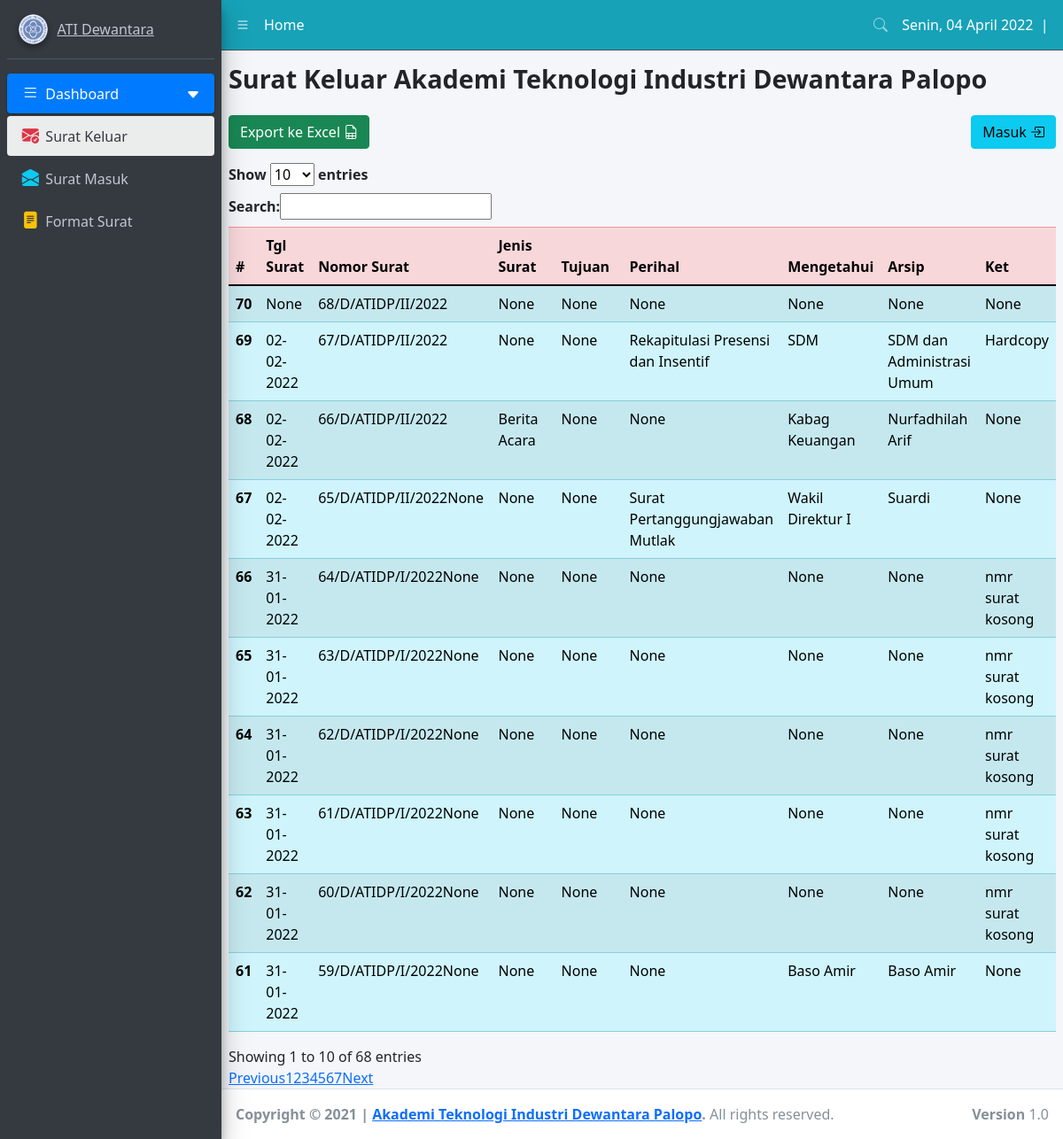
Page /surat-keluar/ on the earlier database version.
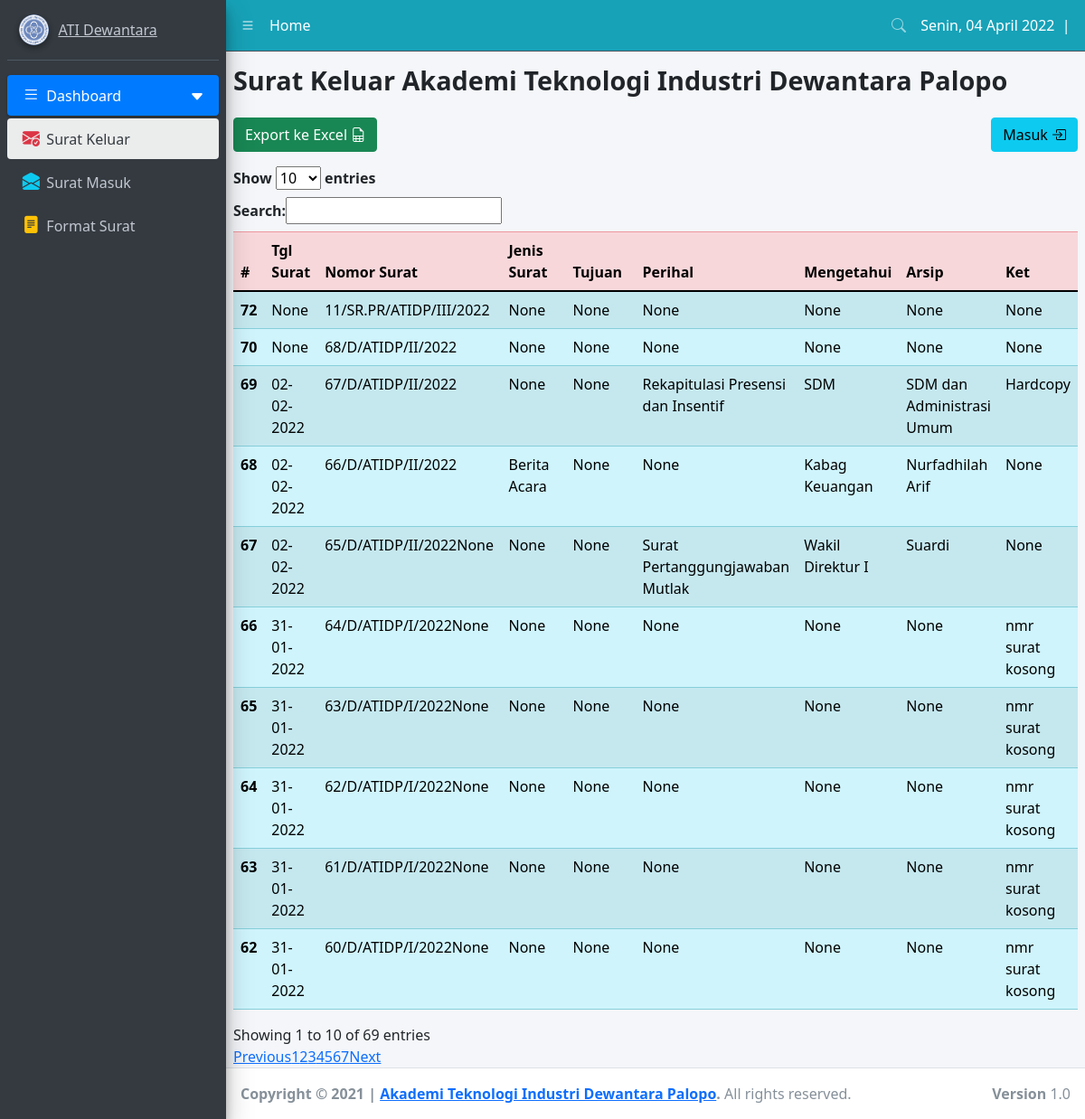
Same page on the later database version.
### websurat/models.py (models this page shows, shortened)
class Surat(models.Model):
    pilihan = (
        ('/D/ATIDP/', 'Direktur'),
        ('/WD/ATIDP/', 'Wakil Direktur'),
        ('/TMS/ATIDP/', 'Mesin Otomotif'),
        ('/TSP/ATIDP/', 'Teknik Sipil'),
        ('/ELK/ATIDP/', 'Teknik Elektronika'),
        ('/AKD/ATIDP/', 'Akademik'),
        ('/KMS/ATIDP/', 'Kemahasiswaan'),
        ('/LPM/ATIDP/', 'LPM'),
        ('/LPPM/ATIDP/', 'LPPM'),
        ('/SR.PR/ATIDP/', 'Sarana Prasarana'),
        ('/KJS/ATIDP/', 'Kerja Sama'),
        ('/SDM/ATIDP/', 'Sumber Daya Manusia'),
        ('/ADM/ATIDP/', 'Administrasi Umum'),
        ('/PMB/ATIDP/', 'PMB'),
    )
    bulan = (
        ('I/'+str(waktu.year), 'I'),
        ('II/'+str(waktu.year), 'II'),
        ('III/'+str(waktu.year), 'III'),
        ('IV/'+str(waktu.year), 'IV'),
        ('V/'+str(waktu.year), 'V'),
        ('VI/'+str(waktu.year), 'VI'),
        ('VII/'+str(waktu.year), 'VII'),
        ('VIII/'+str(waktu.year), 'VIII'),
        ('IX/'+str(waktu.year), 'IX'),
        ('X/'+str(waktu.year), 'X'),
        ('XI/'+str(waktu.year), 'XI'),
        ('XII/'+str(waktu.year), 'XII'),
    )
    tgl_surat = models.CharField(max_length=50, null=True, blank=True)
    nomor_surat = models.CharField(max_length=4, null=True, unique=True)
    kode_surat = models.CharField(max_length=50, null=True, choices=pilihan)
    bulan_surat = models.CharField(max_length=50, null=True, choices=bulan)
    jenis_surat = models.CharField(max_length=50, null=True, blank=True)
    tujuan = models.CharField(max_length=50, null=True, blank=True)
    perihal = models.CharField(max_length=200, null=True, blank=True)
    mengetahui = models.CharField(max_length=50, null=True, blank=True)
    arsip = models.CharField(max_length=50, null=True, blank=True)
    ket = models.CharField(max_length=200, null=True, blank=True)

### websurat/views.py (the view)
# urls.py: path('surat-keluar/', surat_keluar, name='surat_keluar'),
def surat_keluar(request):
    surat = Surat.objects.all().order_by('-id')
    form = FormSuratKeluar()
    print(request.user)
    template_name = None
    if request.user.is_authenticated:
        template_name = 'surat-keluar-admin.html'
    else:
        template_name = 'surat-keluar.html'
    if request.POST:
        form = FormSuratKeluar(request.POST)
        if form.is_valid():
            form.save()
            form = FormSuratKeluar()
            messages.success(request, "Data berhasil disimpan")
        else:
            messages.error(request, 'Nomor surat sudah ada')
        return redirect('surat_keluar')
    else:
        form = FormSuratKeluar()
    konteks={
        'surat':surat,
        'form':form,
        'menu': 'surat keluar',
        'waktu': f'{hari[int(waktu.strftime("%w"))]}, {tanggal}',
    }
    return render(request, template_name, konteks)

### websurat/forms.py
class FormSuratKeluar(ModelForm):
    class Meta:
        model = Surat
        fields = '__all__'
        widgets={
            'tgl_surat': forms.TextInput({'class':'form-control'}),
            'nomor_surat':forms.TextInput({'class':'form-control','placeholder':'contoh: 21'}),
            'kode_surat':forms.Select({'class':'form-select'}),
            'bulan_surat':forms.Select({'class':'form-select'}),
            'jenis_surat':forms.TextInput({'class':'form-control'}),
            'tujuan':forms.TextInput({'class':'form-control'}),
            'perihal':forms.TextInput({'class':'form-control'}),
            'mengetahui':forms.TextInput({'class':'form-control'}),
            'arsip':forms.TextInput({'class':'form-control'}),
            'ket':forms.TextInput({'class':'form-control'}),
        }

### websurat/templates/surat-keluar.html
{% extends 'base.html' %}
{% load static %}
{% block content %}
<div class="content-wrapper">
    <div class="content-header">
        <div class="content-fluid">
            <div class="row mb-2">
                <div class="col-sm-12">
                    <h1><strong>Surat Keluar Akademi Teknologi Industri Dewantara Palopo</strong></h1>
                </div>
            </div>
        </div>
    </div>
    <div class="content">
        <div class="content-fluid">
            <a href="{% url 'masuk' %}" class="btn btn-info float-right mb-3" role="button"> Masuk
                <i class="bi bi-box-arrow-in-right"></i>
            </a>
            <a href="{% url 'export_surat_keluar_xls' %}" class="btn btn-success  mb-3 mr-2">Export ke Excel
                <i class="bi bi-file-earmark-spreadsheet"></i>
            </a>
            <table class="table table-striped" id="datatable">
                <thead>
                    <tr class="table-danger">
                        <th scope="col">#</th>
                        <th scope="col" style="width: 7%;">Tgl Surat</th>
                        <th scope="col">Nomor Surat</th>
                        <th scope="col">Jenis Surat</th>
                        <th scope="col">Tujuan</th>
                        <th scope="col">Perihal</th>
                        <th scope="col">Mengetahui</th>
                        <th scope="col">Arsip</th>
                        <th scope="col">Ket</th>
                    </tr>
                </thead>
                <tbody>
                    {% for srt in surat %}
                    <tr class="table-info">
                        <th scope="row">{{srt.id}}</th>
                        <td>{{srt.tgl_surat}}</td>
                        <td>{{srt.nomor_surat}}{{srt.kode_surat}}</td>
                        <td>{{srt.jenis_surat}}</td>
                        <td>{{srt.tujuan}}</td>
                        <td>{{srt.perihal}}</td>
                        <td>{{srt.mengetahui}}</td>
                        <td>{{srt.arsip}}</td>
                        <td>{{srt.ket}}</td>
                    </tr>
                    {%endfor%}
                </tbody>
            </table>
        </div>
    </div>
</div>
{% endblock %}

### templates/base.html (shortened to what this page needs)
{% load static %}
<!DOCTYPE html>
<html lang="en">
<head>
    <link href="https://cdn.jsdelivr.net/npm/bootstrap@5.0.2/dist/css/bootstrap.min.css" rel="stylesheet"
>
    <link rel="stylesheet" href="https://cdn.jsdelivr.net/npm/bootstrap-icons@1.7.1/font/bootstrap-icons.css">
    <link rel="stylesheet"
        href="https://cdnjs.cloudflare.com/ajax/libs/bootstrap-datepicker/1.9.0/css/bootstrap-datepicker.min.css">
    <link rel="stylesheet" href="{% static 'css/adminlte.min.css' %}">
    <link rel="stylesheet" href="//code.jquery.com/ui/1.13.0/themes/base/jquery-ui.css">
    <link rel="stylesheet"
        href="https://cdnjs.cloudflare.com/ajax/libs/twitter-bootstrap/5.0.1/css/bootstrap.min.css" />
    <link rel="stylesheet" href="https://cdn.datatables.net/fixedcolumns/4.0.1/css/fixedColumns.bootstrap5.min.css">
    <link rel="stylesheet" type="text/css" href="https://cdn.datatables.net/v/dt/dt-1.11.4/datatables.min.css" />
</head>
</head>
<body class="hold-transition sidebar-mini">
    <div class="wrapper">
        <nav class="main-header navbar navbar-expand navbar-dark navbar-info">
            <ul class="navbar-nav">
                <li class="nav-item">
                    <a class="nav-link text-white" data-widget="pushmenu" href="#" role="button"><i
                            class="bi bi-list"></i></a>
                </li>
                <li class="nav-item d-none d-sm-inline-block">
                    <a href="{% url 'home' %}" class="nav-link text-white">Home</a>
                </li>
            </ul>
            <ul class="navbar-nav ml-auto">
                <li class="nav-item">
                    <a class="nav-link" data-widget="navbar-search" href="#" role="button">
                        <i class="bi bi-search"></i>
                    </a>
                </li>
            </ul>
            <ul class="navbar-nav">
                <li class="nav-item">&nbsp; {{waktu}}&nbsp; | &nbsp; </li>
            </ul>
        </nav>
        <aside class="main-sidebar sidebar-dark-primary elevation-4">
            <div class="sidebar">
                <div class="user-panel mt-3 pb-3 mb-3 d-flex">
                    <div class="image">
                        <img src="{% static 'img/logo.png' %}" class="img-circle elevation-2" alt="User Image">
                    </div>
                    <div class="info">
                        {% if user.is_authenticated %}
                        <a href="{% url 'home' %}" class="d-block">{{user}} | ATI Dewantara</a>
                        {% else %}
                        <a href="{% url 'home' %}" class="d-block">ATI Dewantara</a>
                        {% endif %}
                    </div>
                </div>
                <div id="side-nav">
                    <nav class="mt-2">
                        <ul class="nav nav-pills nav-sidebar flex-column" data-widget="treeview" role="menu"
                            data-accordion="false">
                            <li class="nav-item menu-open">
                                <a href="#" class="nav-link active">
                                    <i class="nav-icon bi bi-list"></i>
                                    <p>
                                        Dashboard
                                        <i class="right bi bi-caret-left-fill"></i>
                                    </p>
                                </a>
                                <ul class="sidebar1 nav nav-treeview">
                                    <li class="nav-item">
                                        <a href="/surat-keluar/"
                                            class="nav-link {% if menu == 'surat keluar' %} active {% endif %}"
                                            aria-current="page">
                                            <i class="bi bi-envelope-check-fill text-danger nav-icon"></i>
                                            <p>Surat Keluar</p>
                                        </a>
                                    </li>
                                    <li class="nav-item">
                                        <a href="/surat-masuk"
                                            class="nav-link {% if menu == 'surat masuk' %} active {% endif %}">
                                            <i class="bi bi-envelope-open-fill text-info nav-icon"></i>
                                            <p>Surat Masuk</p>
                                        </a>
                                    </li>
                                    <li class="nav-item">
                                        <a href="/format-surat/"
                                            class="nav-link {% if menu == 'format' %} active {% endif %}">
                                            <i class="bi bi-file-text-fill text-warning nav-icon"></i>
                                            <p>Format Surat</p>
                                        </a>
                                    </li>
                                </ul>
                            </li>
                        </ul>
                    </nav>
                </div>
            </div>
        </aside>
        {% block content %}
        {% endblock %}
        <footer class="main-footer">
            <strong>Copyright &copy; 2021 | <a href="https://www.atidewantara.ac.id">Akademi Teknologi Industri
                    Dewantara Palopo</a>.</strong>
            All rights reserved.
            <div class="float-right d-none d-sm-inline-block">
                <b>Version</b> 1.0
            </div>
        </footer>
    </div>
</body>
</html>

Differences in the rows shown:
no longer on this page (row unchanged): Surat: id "61", tgl_surat "31-01-2022", nomor_surat "59/D/ATIDP/I/2022", kode_surat "None", jenis_surat "None", tujuan "None", perihal "None", mengetahui "Baso Amir", arsip "Baso Amir", ket "None"
added Surat: id "72", tgl_surat "None", nomor_surat "11", kode_surat "/SR.PR/ATIDP/III/2022", jenis_surat "None", tujuan "None", perihal "None", mengetahui "None", arsip "None", ket "None"
Other differences:
text written by a page script: "Show entries Search: Showing 1 to 10 of 68 entries Previous 1 2 3 4 5 6 7 Next" → "Show entries Search: Showing 1 to 10 of 69 entries Previous 1 2 3 4 5 6 7 Next"
